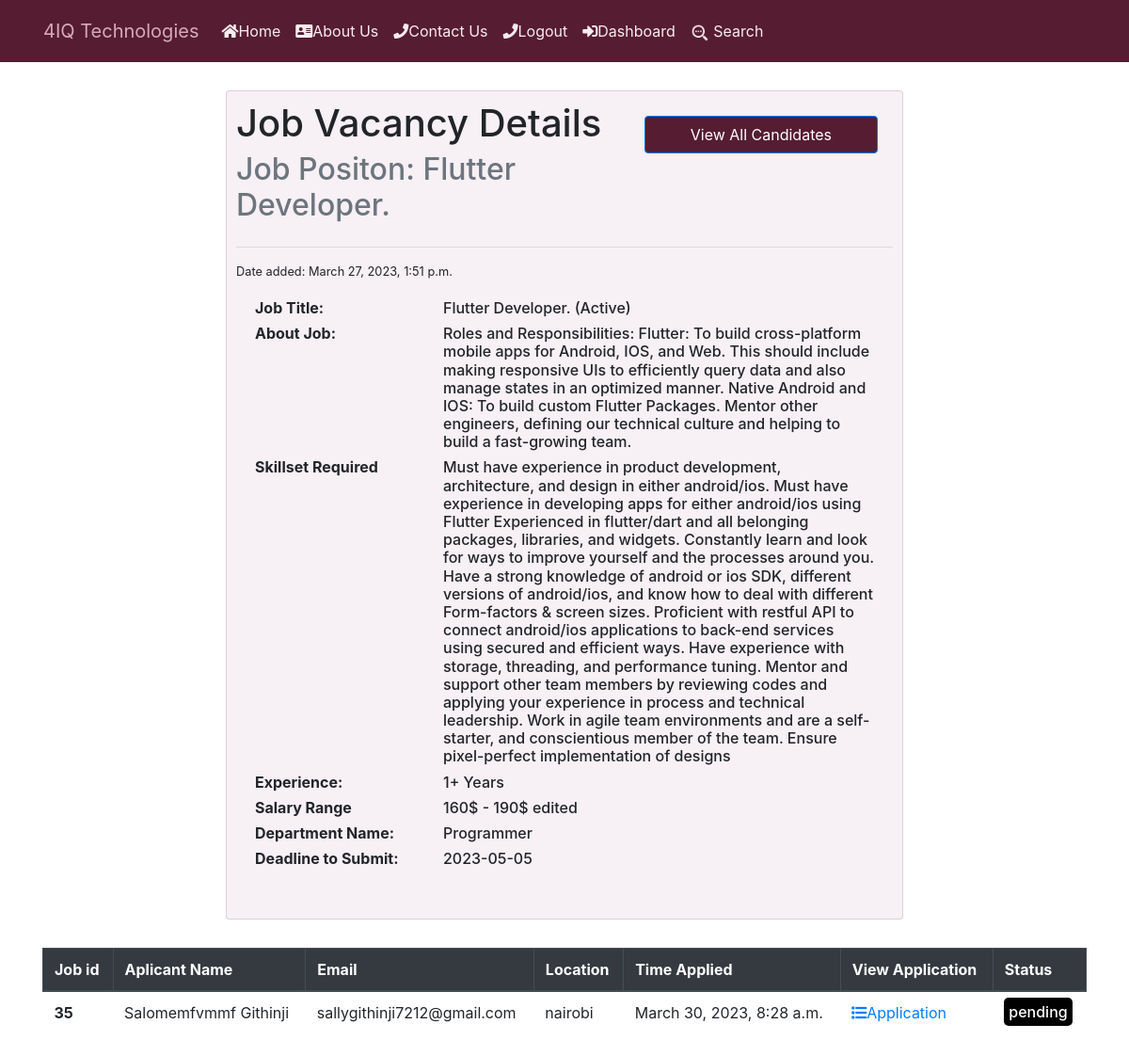
/users/job/35/ (signed in), run on an earlier commit of the app's database.
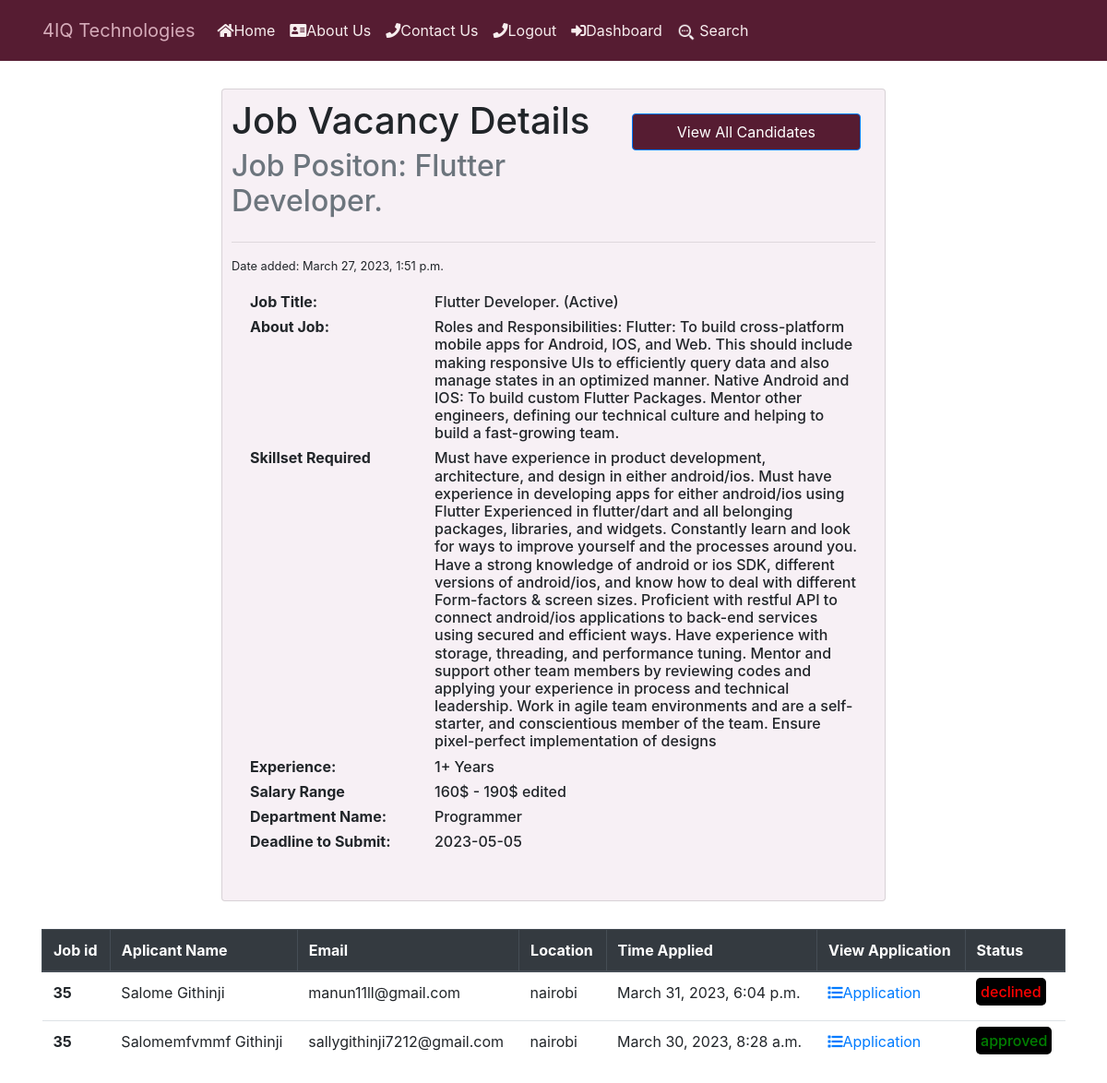
And on a later commit of the database.
### job/models.py (models this page shows, shortened)
class Job(models.Model):
    COMPUTER_SUPPORT_SPECIALIST = 'Computer Support Specialist'
    HARDWARE_ENGINEER = 'Hardware Engineer'
    COMPUTER_SYSTEM_ANALYST = 'Computer System Analyst'
    SOFTWARE_DEVELOPER = 'Software Developer'
    PROGRAMMER = 'Programmer'
    WEB_DEVELOPER = 'Web Developer'
    NETWORK_ENGINEER = 'Network Engineer'
    SOFTWARE_TESTER = 'Software Tester'
    FRONTEND_DEVELOPER = "Frontend Developer"
    BACKEND_DEVELOPER = "Backend Developer"
    CHOICES_SIZE =   ( (COMPUTER_SUPPORT_SPECIALIST ,'COMPUTER_SUPPORT_SPECIALIST'),
    ( HARDWARE_ENGINEER ,'HARDWARE_ENGINEER'),
    ( COMPUTER_SYSTEM_ANALYST, 'COMPUTER_SYSTEM_ANALYST' ),
    ( SOFTWARE_DEVELOPER, 'SOFTWARE_DEVELOPER'),
    ( PROGRAMMER , 'PROGRAMMER'),
    ( WEB_DEVELOPER,'WEB_DEVELOPER'),
    ( NETWORK_ENGINEER,'NETWORK_ENGINEER'),
    ( SOFTWARE_TESTER,'SOFTWARE_TESTER'),
    (FRONTEND_DEVELOPER,"FRONTEND_DEVELOPER"),
    (BACKEND_DEVELOPER,"BACKEND_DEVELOPER")
    )
    ACTIVE = 'active'
    EMPLOYED = 'employed'
    ARCHIVED = 'archived'
    CHOICES_STATUS = (
        (EMPLOYED,'Employed'),
        (ACTIVE,'Active' ),
        (ARCHIVED,'Archived' )
     )
    title = models.CharField(max_length=200)
    created_at = models.DateTimeField(auto_now_add=True)
    skillset_required = models.TextField(null=True)
    about_job= models.TextField(blank=True, null=True)
    image = models.ImageField(upload_to="covers/",null=True,blank=True)
    experience = models.CharField(max_length=100,null=True)
    salary = models.CharField(max_length=50,null=True)
    deadline = models.CharField(max_length=50,null=True)
    department_name = models.CharField( max_length=30,choices=CHOICES_SIZE)
    created_by = models.ForeignKey(User,
                                   related_name="jobs",
                                   on_delete=models.CASCADE)
    status = models.CharField(max_length=20,choices=CHOICES_STATUS,default='active')
    class Meta:
        ordering = ['-created_at']

class Application(models.Model):
    APPROVED = 'approved'
    PENDING = 'pending'
    DECLINED = 'declined'
    CHOICES_STATUS = (
        (APPROVED,'Approved'),
        (PENDING,'Pending' ),
        (DECLINED,'Declined' )
     )
    job = models.ForeignKey(Job,
                            related_name='applications',
                             on_delete=models.CASCADE)
    first_name = models.CharField(max_length=200, null=True, blank=True)
    last_name = models.CharField(max_length=200, null=True, blank=True)
    date_of_birth = models.CharField(max_length=20, blank=True, null=True)
    gender = models.CharField(max_length=1,
                              choices=GENDER,
                              blank=False,
                              null=True)
    email = models.EmailField(max_length=70, blank=True, unique=True)
    location = models.CharField(
        max_length=104,
        null=True
    )
    mobile = models.IntegerField(null=True, blank=True)
    education   = models.CharField( max_length=2553, null=True, blank=True)
    content = models.TextField()
    experience = models.TextField()
    resume  = models.FileField( upload_to="resumes/", null=True, blank=True)
    created_at = models.DateTimeField(auto_now_add=True,null=False)
    status = models.CharField(max_length=20,choices=CHOICES_STATUS,default='pending')
    created_by = models.ForeignKey(User,
                                   related_name="applications",
                                   on_delete=models.CASCADE)
    class Meta:
        ordering = ['-created_at']

### users/views.py (the view)
# urls.py: path("job/<int:job_id>/", views.view_dashboard_job, name="view_dashboard_job"),
@login_required
def view_dashboard_job(request, job_id):
   job = get_object_or_404(Job, pk=job_id, created_by=request.user)
   return render (request,'view_dashboard_job.html',{'job': job})

### notification/context_processors.py (called while the page is built)
def notifications(request):
    if request.user.is_authenticated:
        return {
            'notificactions': request.user.notifications.filter(is_read=False)
        }
    else:
        return {'notifications': []}

### users/templates/view_dashboard_job.html (shortened to what this page needs)
{% include 'header.html' %}
<div
  style="margin: 30px; padding: 10px; background-color: #f7f0f5; width: 60%"
  class="card mx-auto"
>
  <div style="display: flex; justify-content: space-between">
    <div>
      <h1 class="card-title">Job Vacancy Details</h1>
      <h2 class="card-subtitle mb-2 text-muted">
        Job Positon: {{ job.title }}
      </h2>
    </div>
    <input
      type="submit"
      value="View All Candidates"
      class="m-3 px-5 btn btn-primary"
      style="background-color: #561c32; height: 40px; position: static"
      id="scroll-down-button"
    />
  </div>
  <hr />
  <small> Date added: {{job.created_at}}</small>
  <div class="card-body">
    <div style="display: flex">
      <h6 style="min-width: 200px; font-weight: bold">Job Title:</h6>
      <h6>{{job.title}} ({{job.get_status_display}}) </h6>
    </div>
    <div style="display: flex">
      <h6 style="min-width: 200px; font-weight: bold">About Job:</h6>
      <h6>{{job.about_job}}</h6>
    </div>
    <div style="display: flex">
      <h6 style="min-width: 200px; font-weight: bold">Skillset Required</h6>
      <h6>{{job.skillset_required}}</h6>
    </div>
    <div style="display: flex">
      <h6 style="min-width: 200px; font-weight: bold">Experience:</h6>
      <h6>{{job.experience}}</h6>
    </div>
    <div style="display: flex">
      <h6 style="min-width: 200px; font-weight: bold">Salary Range</h6>
      <h6>{{job.salary}}</h6>
    </div>
    <div style="display: flex">
      <h6 style="min-width: 200px; font-weight: bold">Department Name:</h6>
      <h6>{{job.department_name}}</h6>
    </div>
    <div style="display: flex">
      <h6 style="min-width: 200px; font-weight: bold">Deadline to Submit:</h6>
      <h6>{{job.deadline}}</h6>
    </div>
  </div>
</div>
<div class="container">
  <table class="table">
    <thead class="thead-dark table-striped table-bordered">
      <tr>
        <th scope="col">Job id</th>
        <th scope="col">Aplicant Name</th>
        <th scope="col">Email</th>
        <th scope="col">Location</th>
        <th scope="col">Time Applied</th>
        <th scope="col">View Application</th>
        <th scope="col">Status</th>
      </tr>
    </thead>
    <tbody>
      {% for application in job.applications.all %}
      <tr>
        <th>{{ job.id }}</th>
        <td>{{application.first_name}} {{application.last_name}}</td>
        <td>{{application.email}}</td>
        <td>{{application.location}}</td>
        <td>{{application.created_at}}</td>
        <td>
          <a href="{% url 'view_application' application.id %}"
            ><i class="fas fa-list"></i>Application</a
          >
        </td>
          <td>
            {%if application.status == 'pending'%}
            <h6> <span style="color: white; border-radius: 5px; padding: 5px; background-color: black">{{application.status}}</span> </h6>
            {%elif application.status == 'approved'%}
            <h6> <span style="color: green; border-radius: 5px; padding: 5px; background-color: black">{{application.status}}</span> </h6>
            {%elif application.status == 'declined'%}
            <h6> <span style="color: red; border-radius: 5px; padding: 5px; background-color: black">{{application.status}}</span> </h6>
            {%endif%}
          </td>
      </tr>
      {% empty %}
      <p>No user applied for this job</p>
      {% endfor %}
    </tbody>
  </table>
</div>

What changed in the data, as far as the page shows it:
added Application: {{ job.id }} "35", first_name "Salome", last_name "Githinji", email "manun11ll@gmail.com", location "nairobi", created_at "March 31, 2023, 6:04 p.m.", status "declined"
changed Application "Salomemfvmmf": status "pending" → "approved"
